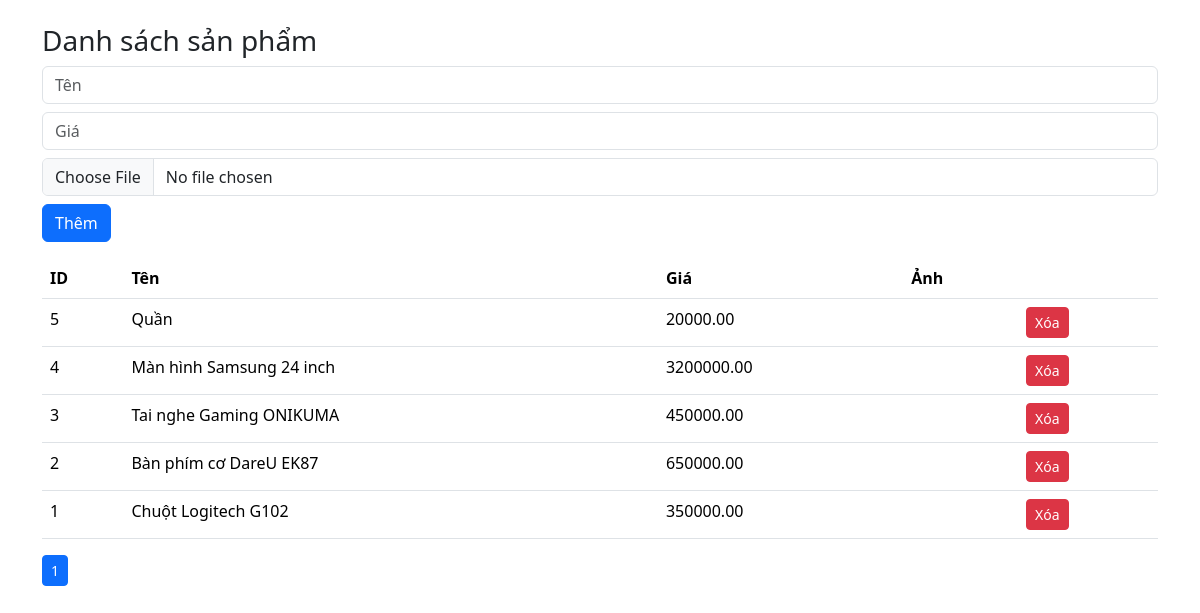
The app's page /lab14/public/index.php with its own data.
### tables this page shows
CREATE TABLE `products` (
  `id` int(11) NOT NULL,
  `name` varchar(200) NOT NULL,
  `sku` varchar(50) DEFAULT NULL,
  `price` decimal(10,2) NOT NULL,
  `stock` int(11) NOT NULL DEFAULT 0,
  `created_at` timestamp NOT NULL DEFAULT current_timestamp()
);

### lab14/public/index.php (called while the page is built)
<?php
require __DIR__.'/../app/controllers/ProductsController.php';

### lab14/app/models/Product.php (called while the page is built, shortened)
<?php
class Product {
  private $pdo;
  public function __construct($pdo) {
    $this->pdo = $pdo;
  }
  public function countAll() {
    return $this->pdo->query("SELECT COUNT(*) FROM products")->fetchColumn();
  }
  public function getPage($limit, $offset) {
    $stmt = $this->pdo->prepare("SELECT * FROM products ORDER BY id DESC LIMIT ? OFFSET ?");
    $stmt->bindValue(1, $limit, PDO::PARAM_INT);
    $stmt->bindValue(2, $offset, PDO::PARAM_INT);
    $stmt->execute();
    return $stmt->fetchAll(PDO::FETCH_ASSOC);
  }
}

### lab14/app/views/products/index.php (the view, shortened to what this page needs)
<!DOCTYPE html>
<html>
<head>
<link rel="stylesheet" href="https://cdn.jsdelivr.net/npm/bootstrap@5.3.2/dist/css/bootstrap.min.css">
</head>
<body class="container mt-4">
<h3>Danh sách sản phẩm</h3>
<form action="?action=create&page=<?= $page ?>" method="post" enctype="multipart/form-data">
  <input name="name" placeholder="Tên" required class="form-control mb-2">
  <input name="price" placeholder="Giá" required class="form-control mb-2">
  <input type="file" name="image" class="form-control mb-2">
  <button class="btn btn-primary">Thêm</button>
</form>
<table class="table mt-3">
<tr><th>ID</th><th>Tên</th><th>Giá</th><th>Ảnh</th><th></th></tr>
<?php foreach($products as $p): ?>
<tr>
  <td><?= $p['id'] ?></td>
  <td><?= $p['name'] ?></td>
  <td><?= $p['price'] ?></td>
  <td>
  </td>
  <td>
    <a href="?action=delete&id=<?= $p['id'] ?>&page=<?= $page ?>" class="btn btn-danger btn-sm">Xóa</a>
  </td>
</tr>
<?php endforeach; ?>
</table>
<nav>
<?php for($i=1;$i<=$totalPages;$i++): ?>
  <a class="btn btn-sm <?= $i==$page?'btn-primary':'btn-outline-primary' ?>"
     href="?page=<?= $i ?>"><?= $i ?></a>
<?php endfor; ?>
</nav>
</body>
</html>

### lab14/app/controllers/ProductsController.php (shortened to what this page needs)
<?php
require __DIR__.'/../../config/bootstrap.php';
require __DIR__.'/../models/Product.php';
$product = new Product($pdo);
$action = $_GET['action'] ?? 'index';
$limit = 5;
$page = max(1, intval($_GET['page'] ?? 1));
$total = $product->countAll();
$totalPages = max(1, ceil($total / $limit));
$page = min($page, $totalPages);
$offset = max(0, ($page - 1) * $limit);
if ($action == 'index') {
  $products = $product->getPage($limit, $offset);
  include __DIR__.'/../views/products/index.php';
  exit;
}

### records on screen
products: id "5", name "Quần", price "20000.00"
products: id "4", name "Màn hình Samsung 24 inch", price "3200000.00"
products: id "3", name "Tai nghe Gaming ONIKUMA", price "450000.00"
products: id "2", name "Bàn phím cơ DareU EK87", price "650000.00"
products: id "1", name "Chuột Logitech G102", price "350000.00"
